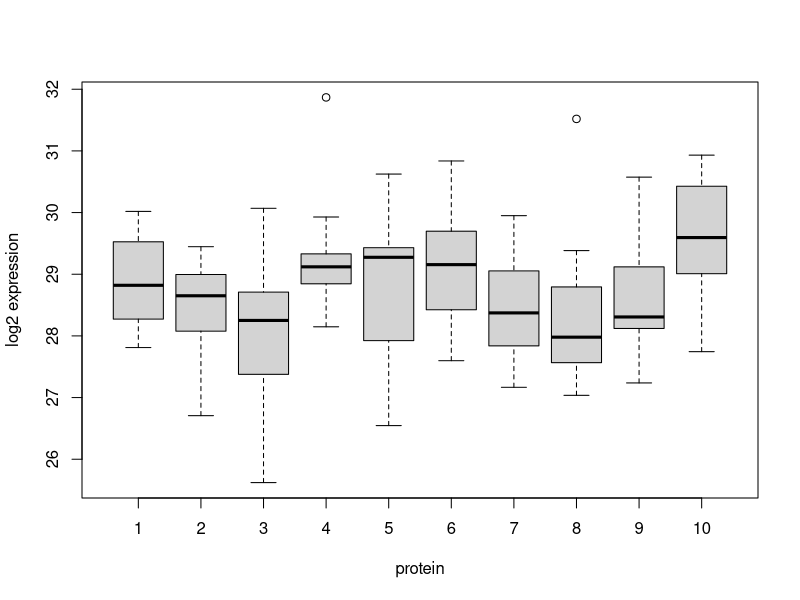
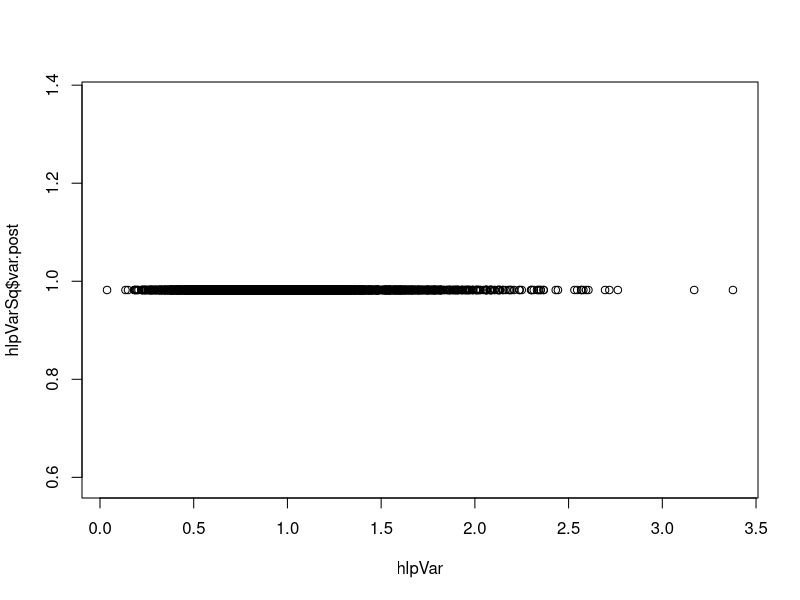

Write the R code that produced these figures, in order.
## ---- chunk 1
set.seed(1240)
library(limma)
hlp<-rnorm(3000*12,mean=rep(runif(3000,min=28,max=30),12),sd=1)
dim(hlp)<-c(3000,12)
boxplot(t(hlp[1:10,]),ylab="log2 expression",xlab="protein")
## ---- chunk 2
#sample var for each row
hlpVar<-apply(hlp,1,var)
#squeeze variances using Limma 
hlpVarSq<-squeezeVar(hlpVar,df=11)
hlpVarSq$df.prior
hlpVarSq$var.prior

plot(hlpVar,hlpVarSq$var.post)
